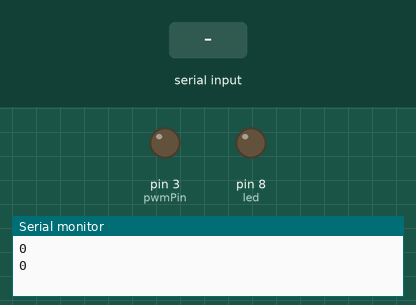
The sketch below on a simulated Arduino Uno, built with avr-gcc and run on an emulated ATmega328P. Shown: output pins drawn as LEDs (lit = HIGH), the last lines printed to the serial monitor. The inputs (shaded band) are chosen by the test bench.

Above: at 1.2 s.
1.3 s: "90,45\n" received over Serial
At 3.3 s:
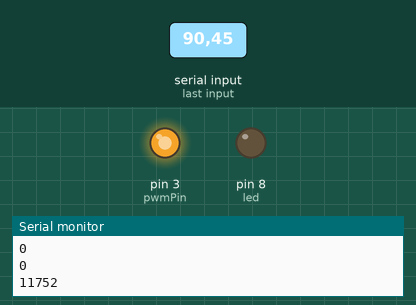
4.0 s: "30,150\n" received over Serial
At 4.9 s:
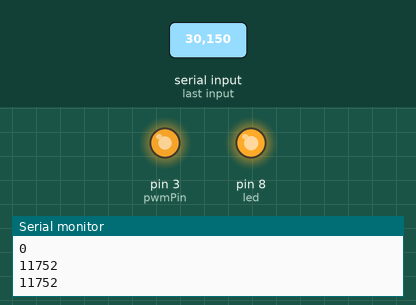
6.5 s: "5\n" received over Serial
At 8.1 s:
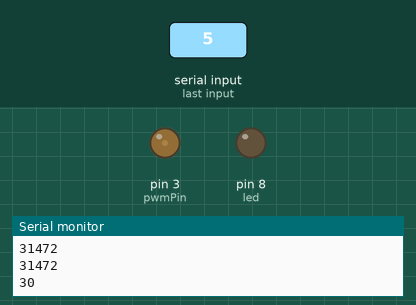
9.1 s: "90\n" received over Serial
At 11.1 s:
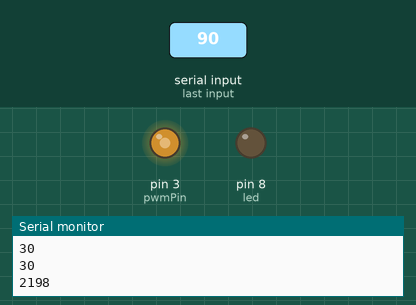
11.6 s: "200\n" received over Serial
At 12.5 s:
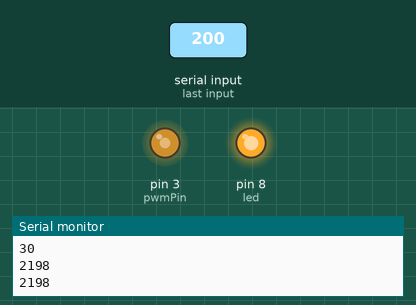
Timing chart, 0 to 14.6 s (numbered marks = the images above; inputs shaded):
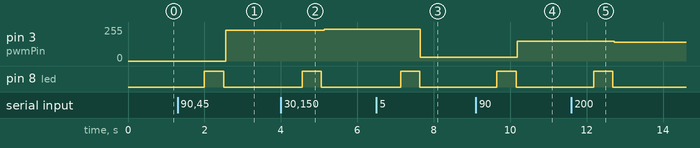

The sketch:

arduinoDimmer.ino
```cpp
unsigned int i = 0;  //variable of unsigned integer data type called i set to 0
int pwmPin = 3;     //variable of integer data type called pwmPin set to pin 3
int zcPin = 2;       //variable of integer data type called zcPin set to pin 2
//char data;
int led = 8;        //variable of integer data type called led set to pin 8

int intensity;      //variable of integer data type called intensity set to a temporary null value

void setup()
{
    Serial.begin(9600);
    pinMode(pwmPin,OUTPUT);  //set pwmPin as an output device
    pinMode(led, OUTPUT);    //set led as an output device
    pinMode(zcPin, INPUT);   //set zcPin (zero-cross detector) as an input device
}


void loop() {
  if(Serial.available() > 0){   //if incoming data is detected, run the below code
    digitalWrite(led, HIGH);    //turn led on
    delay(500);                 //delay 500 milliseconds - half a second
    digitalWrite(led, LOW);     //turn led off
    intensity = 0;              //set intensity to 0
    while(Serial.available() > 0){     //If the value of the data is greater than 0, run code below

        intensity *= 10;                            //make intensity equal to its self times 10
        intensity += (Serial.read() - '0');        //Make variable 'data' equal to the value of the data packets
        delay(10);                                 //small delay
    }
  }
  i = intensity*2.55;          //set i equal to the value of intensity times 2.55

  dim(i);                     //go to the function called dim while passing the variable i with it
  delay(1000);               //delay for smoothness

}

void dim(int x){                //function 'dim'
  int b = x;
  analogWrite(pwmPin, b);       //set light dimmer module equal to the value of x, which is equal to the value of i above
  Serial.println(b);
  if(Serial.available() > 0){   //if more incoming data is being received:
    return;                     //return to the beginning of the code to start over
  }
}
```

Measured:
- after the input at 1.3 s, pin 3 (pwmPin): 0/255 → 232/255 after 1.3 s; pin 8 (led): LOW → HIGH after 0.70 s, → LOW 0.50 s later
- after the input at 4.0 s, pin 3 (pwmPin): 232/255 → 240/255 after 1.1 s; pin 8 (led): LOW → HIGH after 0.56 s, → LOW 0.50 s later
- after the input at 6.5 s, pin 3 (pwmPin): 240/255 → 30/255 after 1.2 s; pin 8 (led): LOW → HIGH after 0.63 s, → LOW 0.50 s later
- after the input at 9.1 s, pin 3 (pwmPin): 30/255 → 150/255 after 1.1 s; pin 8 (led): LOW → HIGH after 0.55 s, → LOW 0.50 s later
- after the input at 11.6 s, pin 3 (pwmPin): 150/255 → 139/255 after 1.1 s; pin 8 (led): LOW → HIGH after 0.58 s, → LOW 0.50 s later
